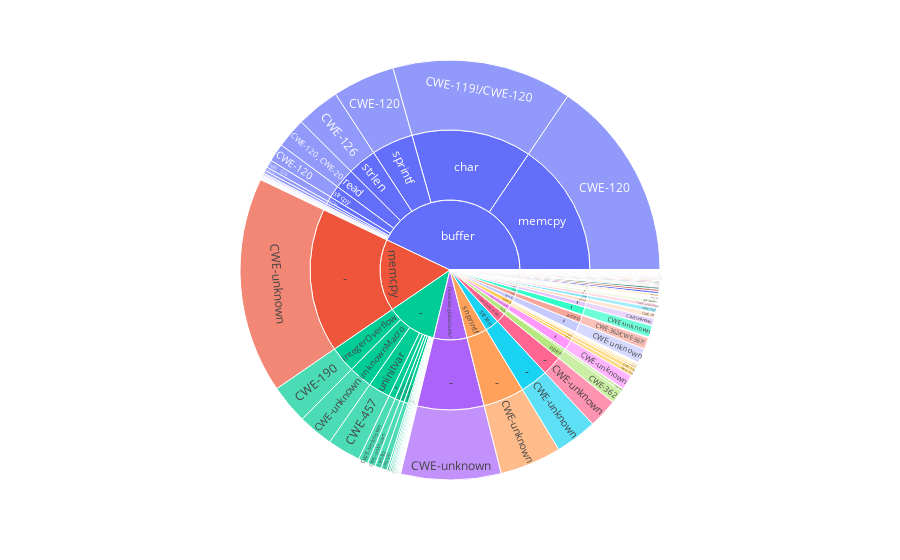

The code cell stored with this chart in its notebook:
### Code cell
dfplt = dfs[['category', 'name', 'cwe']].groupby(['category', 'name', 'cwe'], group_keys=False).size().reset_index(name='count')
fig = px.sunburst(dfplt, path=['category', 'name', 'cwe'], values='count')
# fig.write_image("figure/vul_statistics.pdf")
fig.show()
dfplt.head()

### Figure 1 — Plotly figure (JSON) as saved in the notebook; plotly's stock layout.template omitted (floating-point values rounded to 4 significant figures; data arrays with more than 128 entries replaced by an {"elided": "..."} marker saying what was removed)
{"data": [{"branchvalues": "total", "domain": {"x": [0, 1], "y": [0, 1]}, "hovertemplate": "labels=%{label}<br>count=%{value}<br>parent=%{parent}<br>id=%{id}<extra></extra>", "ids": {"elided": "374 str values"}, "labels": {"elided": "374 str values"}, "name": "", "parents": {"elided": "374 str values"}, "type": "sunburst", "values": {"elided": "374 int values"}}], "layout": {"legend": {"tracegroupgap": 0}, "margin": {"t": 60}}}
